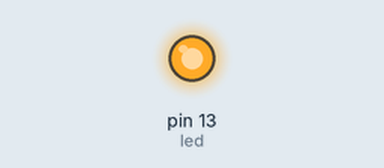
A sketch run on a simulated Arduino Uno, built with avr-gcc and run on an emulated ATmega328P. Parts: output pins drawn as LEDs (lit = HIGH).

Above: at 2.5 s.
At 6.5 s:
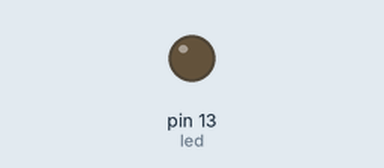
Timing chart, 0 to 23.4 s (numbered marks = the images above):
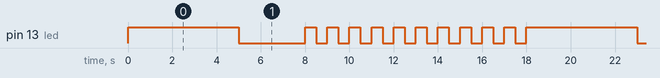

The sketch:

sketch_feb06a.ino
```cpp
int led = 13;
void setup() {
  pinMode(led, OUTPUT);
}
void loop() {
  digitalWrite(led, HIGH);  // LED on for 5 seconds
  delay(5000);
  digitalWrite(led, LOW);   // LED off for 3 seconds
  delay(3000);

  // Flashing 10 times at 1 Hz
  for (int i = 0; i < 10; i++) {
    digitalWrite(led, HIGH);
    delay(500);
    digitalWrite(led, LOW);
    delay(500);
  }
}
```

Measured:
- by itself, pin 13 (led): repeats every 18.0 s: LOW 3.0 s, 10 × (HIGH 0.50 s, LOW 0.50 s), HIGH 5.0 s
- by itself, everything shown: repeats every 18.0 s, in 22 steps
